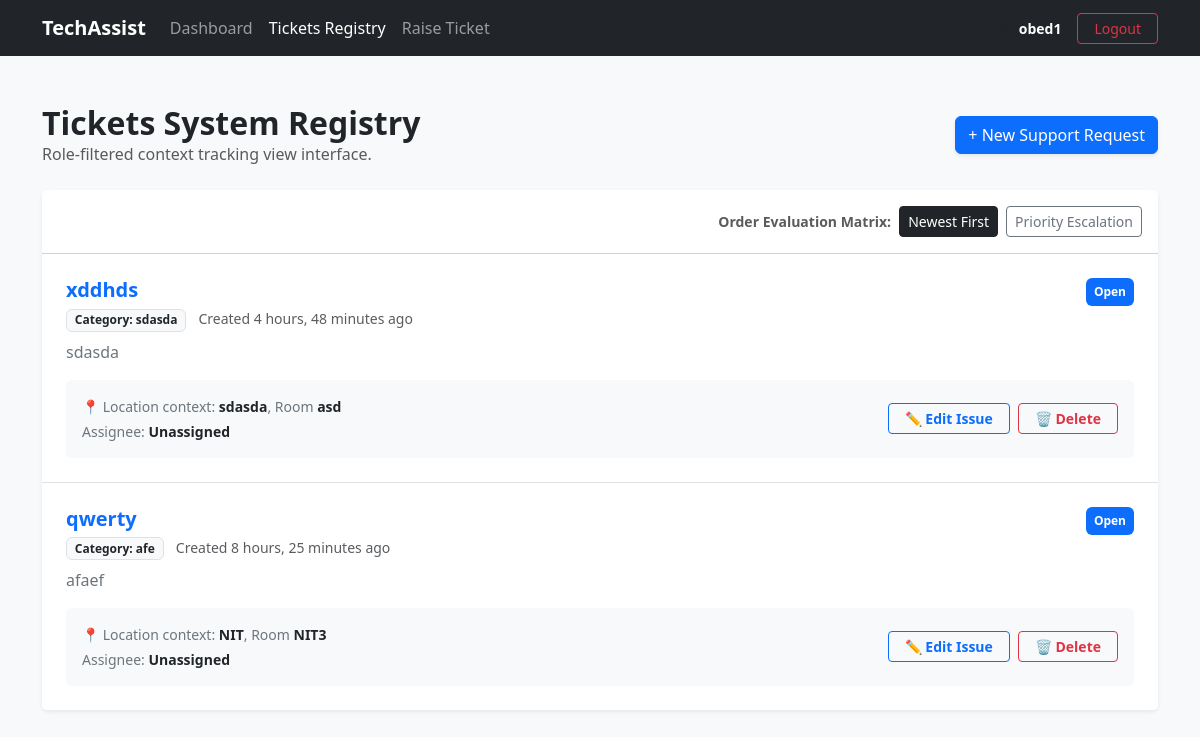
The page /tickets/ (signed in) on the database its author committed.
### tickets/models.py (models this page shows, shortened)
class Ticket(models.Model):
    STATUS_CHOICES = [
        ('OPEN', 'Open'),
        ('IN_PROGRESS', 'In Progress'),
        ('PENDING', 'Pending'),
        ('RESOLVED', 'Resolved'),
        ('CLOSED', 'Closed'),
    ]
    PRIORITY_CHOICES = [
        ('LOW', 'Low'),
        ('MEDIUM', 'Medium'),
        ('HIGH', 'High'),
        ('URGENT', 'Urgent'),
    ]
    title = models.CharField(max_length=250)
    description = models.TextField()
    category = models.CharField(max_length=100)  # Hardware, Network, Software etc.
    building = models.CharField(max_length=100)
    room_number = models.CharField(max_length=50)
    priority = models.CharField(max_length=10, choices=PRIORITY_CHOICES, default='MEDIUM')
    status = models.CharField(max_length=20, choices=STATUS_CHOICES, default='OPEN')
    created_by = models.ForeignKey(User, on_delete=models.CASCADE, related_name='tickets_created')
    assigned_to = models.ForeignKey(User, on_delete=models.SET_NULL, null=True, blank=True, related_name='tickets_assigned')
    created_at = models.DateTimeField(auto_now_add=True)
    updated_at = models.DateTimeField(auto_now=True)

### tickets/views.py (the view)
# urls.py: path('tickets/', TicketListView.as_view(), name='ticket-list'),
class TicketListView(LoginRequiredMixin, ListView):
    model = Ticket
    template_name = 'tickets/ticket_list.html'
    context_object_name = 'tickets'
    paginate_by = 5
    def get_queryset(self):
        user = self.request.user
        if hasattr(user, 'profile') and user.profile.role == 'USER':
            qs = Ticket.objects.filter(created_by=user)
        elif hasattr(user, 'profile') and user.profile.role == 'TECHNICIAN':
            qs = Ticket.objects.filter(assigned_to=user)
        else:
            qs = Ticket.objects.all()
        query = self.request.GET.get('q')
        if query:
            qs = qs.filter(
                Q(title__icontains=query) |
                Q(description__icontains=query) |
                Q(room_number__icontains=query)
            )
        sort_by = self.request.GET.get('sort_by', '-created_at')
        return qs.order_by(sort_by)

### templates/tickets/ticket_list.html (shortened to what this page needs)
{% extends 'base.html' %}
{% block content %}
<div class="d-flex justify-content-between align-items-center mb-4">
    <div>
        <h2 class="fw-bold text-dark mb-0">Tickets System Registry</h2>
        <p class="text-muted mb-0">Role-filtered context tracking view interface.</p>
    </div>
    <a href="{% url 'ticket-create' %}" class="btn btn-primary shadow-sm">+ New Support Request</a>
</div>
<div class="card shadow-sm border-0 mb-4">
    <div class="card-header bg-white py-3 d-flex justify-content-end align-items-center gap-2">
        <span class="text-muted small fw-bold">Order Evaluation Matrix:</span>
        <a href="?sort_by=-created_at" class="btn btn-sm {% if request.GET.sort_by == '-created_at' or not request.GET.sort_by %}btn-dark{% else %}btn-outline-secondary{% endif %}">Newest First</a>
        <a href="?sort_by=priority" class="btn btn-sm {% if request.GET.sort_by == 'priority' %}btn-dark{% else %}btn-outline-secondary{% endif %}">Priority Escalation</a>
    </div>
    <div class="list-group list-group-flush">
        {% for ticket in tickets %}
        <div class="list-group-item p-4 hover-shadow transition">
            <div class="d-flex w-100 justify-content-between align-items-start mb-2">
                <div>
                    <h5 class="mb-1 fw-bold text-primary">{{ ticket.title }}</h5>
                    <span class="badge bg-light text-dark border me-2">Category: {{ ticket.category }}</span>
                    <span class="small text-muted">Created {{ ticket.created_at|timesince }} ago</span>
                </div>
                <span class="badge p-2 {% if ticket.status == 'OPEN' %}bg-primary{% elif ticket.status == 'RESOLVED' %}bg-success{% else %}bg-warning text-dark{% endif %}">
                    {{ ticket.get_status_display }}
                </span>
            </div>
            <p class="text-secondary mb-3">{{ ticket.description|truncatewords:40 }}</p>
            <div class="d-flex flex-column flex-sm-row justify-content-between align-items-start align-items-sm-center bg-light p-3 rounded gap-2">
                <div class="d-flex flex-column gap-1">
                    <span class="small text-secondary">📍 Location context: <strong class="text-dark">{{ ticket.building }}</strong>, Room <strong class="text-dark">{{ ticket.room_number }}</strong></span>
                    <span class="small text-secondary">Assignee: <strong class="text-dark">{{ ticket.assigned_to.username|default:"Unassigned" }}</strong></span>
                </div>
                <div class="d-flex gap-2">
                    <a href="{% url 'ticket-update' ticket.pk %}" class="btn btn-sm btn-outline-primary px-3 fw-semibold">
                        ✏️ Edit Issue
                    </a>
                    <a href="{% url 'ticket-delete' ticket.pk %}" class="btn btn-sm btn-outline-danger px-3 fw-semibold">
                        🗑️ Delete
                    </a>
                </div>
            </div>
        </div>
        {% empty %}
        <div class="p-5 text-center text-muted">
            <p class="mb-0">Your workspace is totally clear. No tracked issue tickets found.</p>
        </div>
        {% endfor %}
    </div>
</div>
{% endblock %}

### templates/base.html (shortened to what this page needs)
{% load static %}
{% load pwa %}
<!DOCTYPE html>
<html lang="en">
<head>
    <link href="https://cdn.jsdelivr.net/npm/bootstrap@5.3.3/dist/css/bootstrap.min.css" rel="stylesheet">
</head>
<body class="bg-light">
    {% if not block.super and not hide_navbar_block %}
        {% block navbar %}
        <nav class="navbar navbar-expand-lg navbar-dark bg-dark mb-5">
            <div class="container">
                <a class="navbar-brand fw-bold" href="{% url 'home' %}">TechAssist</a>
                <div class="collapse navbar-collapse" id="navbarNav">
                    <ul class="navbar-nav me-auto">
                        <li class="nav-item">
                            <a class="nav-link" href="{% url 'home' %}">Dashboard</a>
                        </li>
                        <li class="nav-item">
                            <a class="nav-link" href="{% url 'ticket-list' %}">Tickets Registry</a>
                        </li>
                        <li class="nav-item">
                            <a class="nav-link" href="{% url 'ticket-create' %}">Raise Ticket</a>
                        </li>
                    </ul>
                    <div class="d-flex align-items-center text-white">
                        {% if user.is_authenticated %}
                            <span class="me-3 small text-muted">User: <strong class="text-white">{{ user.username }}</strong></span>
                            <a href="{% url 'account_logout' %}" class="btn btn-sm btn-outline-danger px-3">Logout</a>
                        {% else %}
                            <a href="{% url 'account_login' %}" class="btn btn-sm btn-primary px-3">Login</a>
                        {% endif %}
                    </div>
                </div>
            </div>
        </nav>
        {% endblock navbar %}
    {% endif %}
    <main class="container">
        {% block content %}
        {% endblock %}
    </main>
</body>
</html>

### rows shown on the page
Ticket: title "xddhds", category "sdasda", created_at "4 hours, 48 minutes", status "Open", description "sdasda", building "sdasda", room_number "asd", assigned_to.username "Unassigned"
Ticket: title "qwerty", category "afe", created_at "8 hours, 25 minutes", status "Open", description "afaef", building "NIT", room_number "NIT3", assigned_to.username "Unassigned"

### other values the page prints
{{ user.username }} "obed1"
